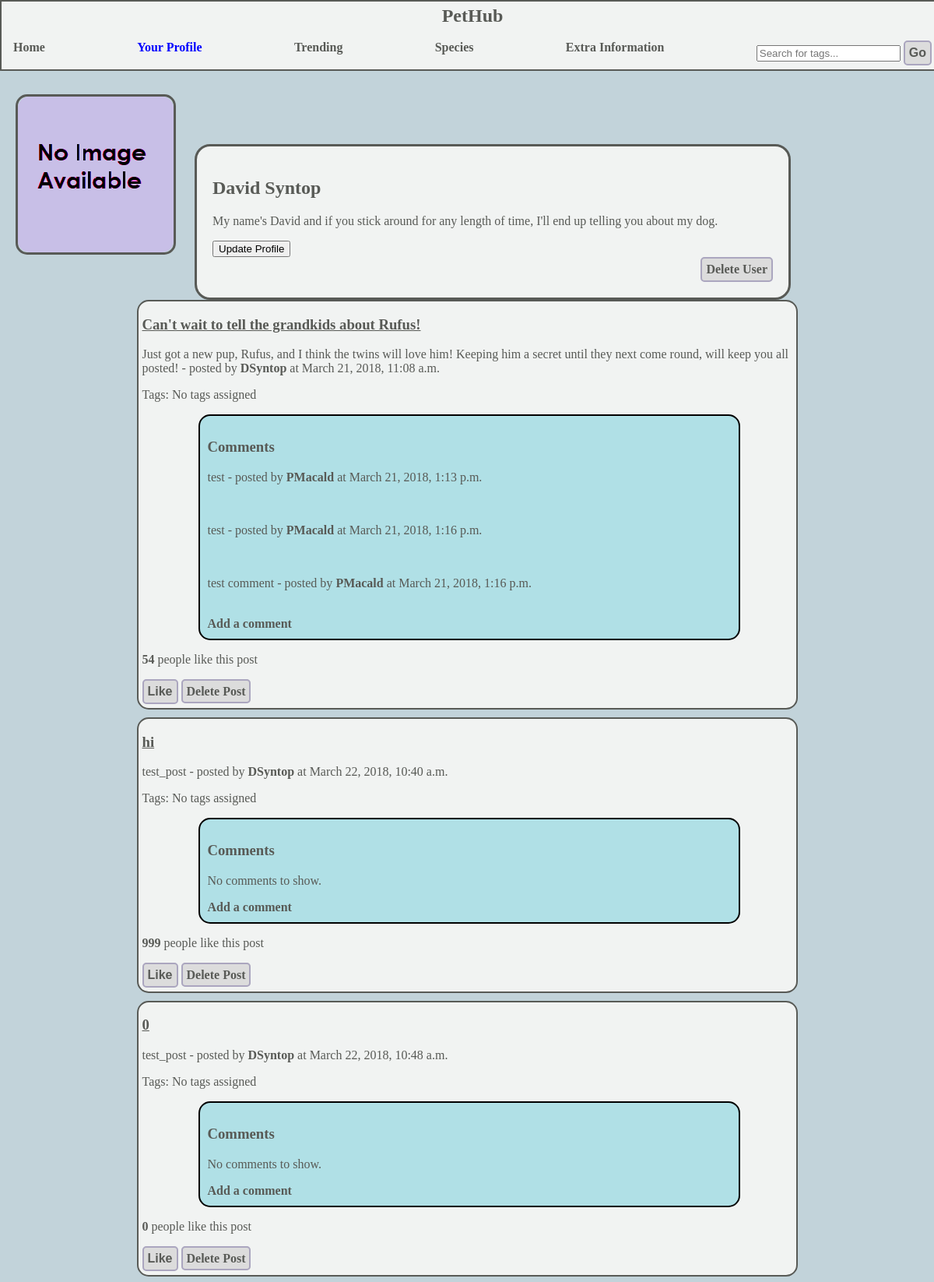
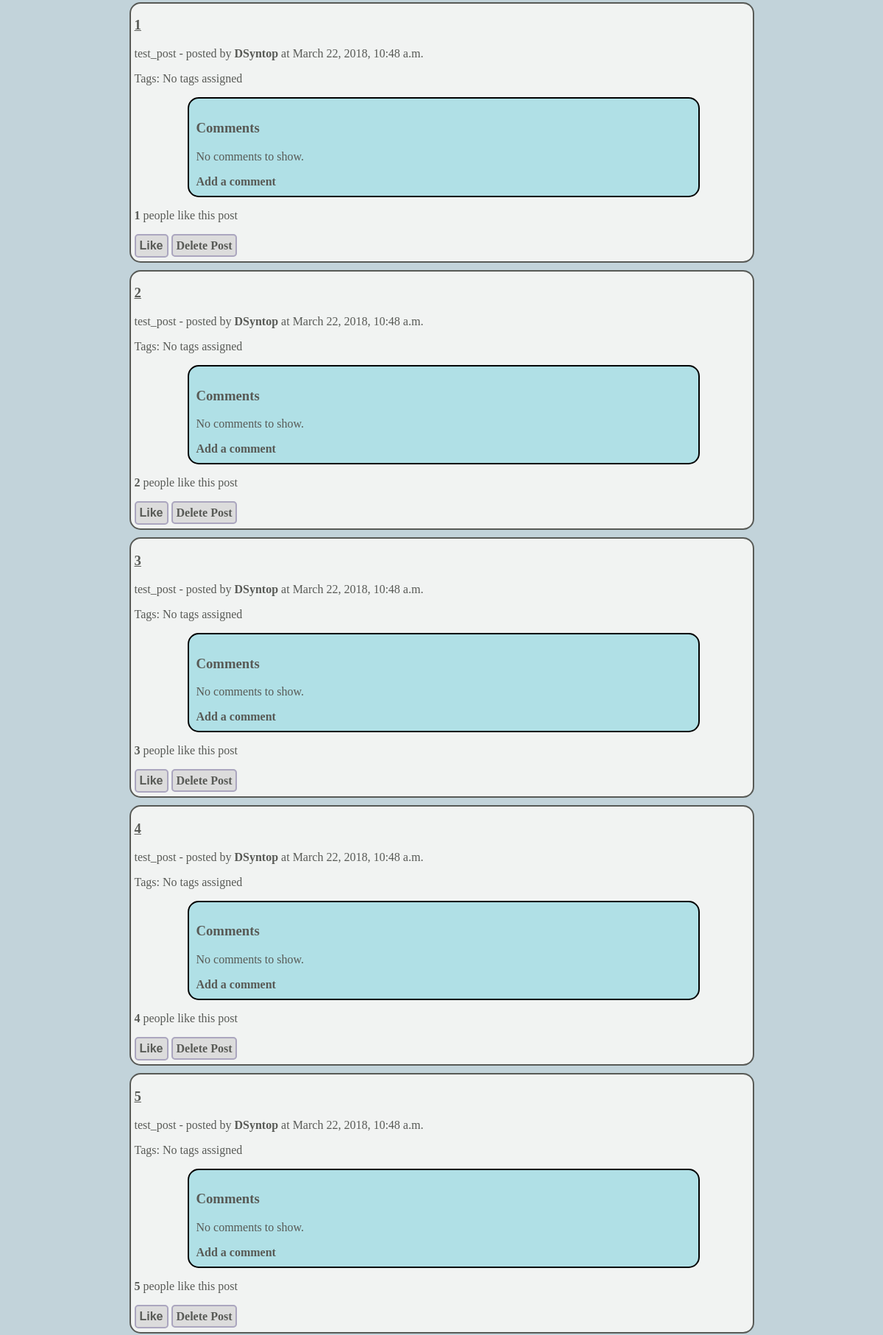
The page /pethub/user/DSyntop (signed in, upper part) on the database its author committed (2 pictures, top to bottom).
### pethub/models.py (models this page shows, shortened)
class UserProfile(models.Model):
    user = models.OneToOneField(User)
    bio = models.CharField(max_length=300,default="",blank=True)
    userPicture = models.ImageField(upload_to='user_images',blank=True)

class Post(models.Model):
    title = models.CharField(max_length=100, default="")
    likes = models.IntegerField(default=0)
    liked_users =  models.ManyToManyField(User, related_name="liked",default=None)
    description = models.CharField(max_length=300,default="")
    picture = models.ImageField(upload_to="post_images",blank=True)
    upload_date = models.DateTimeField(auto_now_add=True)
    tags = TaggableManager(blank=True)
    user = models.ForeignKey(User, null=True)

class Comment(models.Model):
    comment_text = models.CharField(max_length=100, default="")
    upload_date = models.DateTimeField(auto_now_add=True)
    user = models.ForeignKey(User, null=True)
    post = models.ForeignKey(Post, null=True, related_name = "comments")

### pethub/views.py (the view)
@login_required
def user_profile(request, username):
    user = User.objects.get(username=username)
    userProfile = UserProfile.objects.get_or_create(user=user)[0]
    userPosts = Post.objects.filter(user=user)
    post_list = paginate(userPosts, request)
    context_dict = {'user' : user,
                    'userProfile' : userProfile,
                    'post_list' : userPosts}
    return render(request, 'pethub/user.html', context_dict)

### pethub/views.py (called while the page is built)
def paginate(posts, request):
    paginator = Paginator(posts,20)
    page = request.GET.get('page')
    try:
        post_list = paginator.page(page)
    except PageNotAnInteger:
        post_list = paginator.page(1)
    except EmptyPage:
        post_list = paginator.page(paginator.num_pages)
    return post_list

### templates/pethub/user.html (shortened to what this page needs)
{% extends "pethub/base.html" %}
{% load staticfiles %}
{% block body_block %}
<div id="mainBody">
	<div id="user_info">
	<div id="photoFrame">
		{% if user.userprofile.userPicture %}
		<img width="200" height="200" src="{{ MEDIA_URL }}{{userProfile.userPicture}}" alt="{{user.username}}'s profile picture"/>
		{% else %}
		<img width="200" height="200" src="{% static 'images/user_profile/NoImageAvailable.png' %}" alt="{{user.username}}'s profile picture"/>
		{% endif %}
	</div>
	<div id="infoFrame">
		<h2>{{user.first_name}} {{user.last_name}}</h2>
		<p>{{userProfile.bio}}</p>
		{% if user == request.user %}
		<div>
			<form action="{% url 'update-user' %}">
				<input type="submit" value="Update Profile" class="equidistant"/>
			</form>
			<a  id="user_deletion_button" class="button_link" href="{% url 'confirm_user_deletion' user.id %}">Delete User</a>
		</div>
		{% endif %}
	</div>
	</div>
{% endblock %}

### templates/pethub/base.html (shortened to what this page needs)
<!DOCTYPE html>
{% load staticfiles %}
<html>
	<head>
			<link rel="stylesheet" type="text/css" href="{% static 'css/styles.css' %}" />
		</head>
		<body>
			<div id="navbar">
				<a href="{% url 'index' %}">
						<h2>PetHub</h2>
				</a>
				<div id="navbarLinks">
					<div>
						<a href="{% url 'index'%}">Home</a>
					</div>
					<div>
					{% if user.is_authenticated %}
						<a href="{% url 'user_profile' %}{{ request.user.username }}">Your Profile</a>
					{% else %}
						<a href="{% url 'login'%}">Log in/Register</a>
					{% endif %}
					</div>
					<div>
						<a href="{% url 'trending'%}">Trending</a>
					</div>
					<div>
						<a href="{% url 'species'%}">Species</a>
					</div>
					<div>
						<a href="{% url 'extra-information'%}">Extra Information</a>
					</div>
					<div>
					<form type="GET" action="{% url 'search' %}">
					  <input placeholder="Search for tags..." type="text" name="search_term">
					  <button id="search_submit" type="submit" >Go</button>
					</form>
				</div>
				</div>
			</div>
	<div class="main">
	{% block body_block %}
	{% endblock %}
	{% if post_list %}
		{% for post in post_list %}
			<div class="post_container">
				<div class="post_title">
					<h3>{{post.title}}</h3>
				</div>
			<div class="post_description"/>
				<p>{{post.description}} - posted by <a href="{% url 'user_profile' %}{{ post.user.username }}">{{post.user.username}}</a> at {{post.upload_date}}</p>
			</div>
			<div class="post_tags">
				<p>Tags:
								{% if not post.tags.all %}
									No tags assigned
								{% else %}
									{% for tag in post.tags.all %}
											{{ tag.name }}
									{% endfor %}
								{% endif %}
				</p>
			</div>
					<div class="comments_container">
					<h3>Comments</h3>
						{% if post.comments.all %}
							{% for comment in post.comments.all %}
								<p>{{comment.comment_text}} - posted by <a href="{% url 'user_profile' %}{{ comment.user.username }}">{{comment.user.username}}</a> at {{comment.upload_date}}</p></br>
							{% endfor %}
						{% else %}
							<p>No comments to show.</p>
						{% endif %}
						<a href="{% url 'add_comment' %}{{ post.id }}">Add a comment</a>
					</div>
					<div class="post_likes">
						<p>
							<strong class="like_count" data-postid="{{post.id}}">{{post.likes}}</strong> people like this post
						</p>
					</div>
						{% if user.is_authenticated %}
							<button class="likes-button" data-postid="{{post.id}}"
																	class="btn btn-primary btn-sm" type="button">Like</button>
						{% endif %}
						{% if request.user == post.user %}
							<a id="delete_link" class="button_link" href="{% url 'delete_post' post.id %}">Delete Post</a>
						{% endif %}
					</div>
		{% endfor %}
	{% endif %}
		</body>
	</html>

### static/css/styles.css (style rules this page uses)
body { background-color: #C2D3DA; margin: 0; }
#navbar { background-color: #F1F3F2; width: 100%; margin: 0 auto; border-style: solid; border-width: 2px; border-color: #585A56; position: relative; padding: 5px; }
p { font-family: Verdana; font-size: 16; color: #585A56; }
h2 { font-family: Verdana; color: #585A56; }
h3 { font-family: Verdana; color: #585A56; }
#navbar h2 { text-align: center; font-family: Verdana; margin: 0; color: #585A56; }
#navbarLinks { display: flex; justify-content: space-between; padding-left: 10px; padding-right: 10px; }
.main { margin-top: 30px; }
a { font-family: Verdana; font-size: 20; text-decoration: none; color: #585A56; font-weight: bolder; }
a.activePage { color: blue; }
#photoFrame { border-style: solid; border-width: 3px; border-radius: 15px; border-color: #585A56; margin-left: 20px; margin-right: 20px; width: 200px; height: 200px; display: inline-block; }
#photoFrame img { width: 200px; height: 200px; border-radius: 15px; }
#infoFrame { border-style: solid; border-width: 3px; border-color: #585A56; background-color: #F1F3F2; width: 60%; display: inline-block; padding: 20px; border-radius: 20px; }
#infoFrame h2 { font-size: 22; font-weight: bold; color: #585A56; }
.post_container { position: relative; width: 70%; border-style: solid; border-width: 2px; border-color: #585A56; margin: 0 auto; padding-left: 5px; padding-bottom: 5px; margin-bottom: 10px; border-radius: 15px; background-color: #F1F3F2; }
.post_title h3 { text-decoration: underline; color: #585A56; }
.post_description { font-family: Verdana; font-size: 16; color: #585A56; }
.post_tags { font-size: 14; font-family: Verdana; color: #585A56; }
.comments_container { width: 80%; background-color: #b0e0e6; border-style: solid; border-width: 2px; border-radius: 15px; margin: 0 auto; padding: 10px; }
.button_link { border-color: #ABA6BF; border-style: solid; border-width: 2px; border-radius: 5px; padding: 5px; background-color: #DCDCDC; }
button { border-color: #ABA6BF; border-style: solid; border-width: 2px; border-radius: 5px; padding: 5px; background-color: #DCDCDC; text-align: centre; color: #585A56; font-size: 16px; font-weight: bolder; }
#user_deletion_button { float: right; }

### rows shown on the page
UserProfile: bio "My name's David and if you stick around for any length of time, I'll end up telling you about my dog."
Post: title "Can't wait to tell the grandkids about Rufus!", description "Just got a new pup, Rufus, and I think the twins will love him! Keeping him a secret until they next come round, will keep you all posted!", user.username "DSyntop", upload_date "March 21, 2018, 11:08 a.m.", shows "No tags assigned", likes "54", shows "Delete Post"
Comment: comment_text "test", user.username "PMacald", upload_date "March 21, 2018, 1:13 p.m."
Comment: comment_text "test", user.username "PMacald", upload_date "March 21, 2018, 1:16 p.m."
Comment: comment_text "test comment", user.username "PMacald", upload_date "March 21, 2018, 1:16 p.m."
Post: title "hi", description "test_post", user.username "DSyntop", upload_date "March 22, 2018, 10:40 a.m.", shows "No tags assigned", shows "No comments to show.", likes "999", shows "Delete Post"
Post: title "0", description "test_post", user.username "DSyntop", upload_date "March 22, 2018, 10:48 a.m.", shows "No tags assigned", shows "No comments to show.", likes "0", shows "Delete Post"
Post: title "1", description "test_post", user.username "DSyntop", upload_date "March 22, 2018, 10:48 a.m.", shows "No tags assigned", shows "No comments to show.", likes "1", shows "Delete Post"
Post: title "2", description "test_post", user.username "DSyntop", upload_date "March 22, 2018, 10:48 a.m.", shows "No tags assigned", shows "No comments to show.", likes "2", shows "Delete Post"
Post: title "3", description "test_post", user.username "DSyntop", upload_date "March 22, 2018, 10:48 a.m.", shows "No tags assigned", shows "No comments to show.", likes "3", shows "Delete Post"
Post: title "4", description "test_post", user.username "DSyntop", upload_date "March 22, 2018, 10:48 a.m.", shows "No tags assigned", shows "No comments to show.", likes "4", shows "Delete Post"
Post: title "5", description "test_post", user.username "DSyntop", upload_date "March 22, 2018, 10:48 a.m.", shows "No tags assigned", shows "No comments to show.", likes "5", shows "Delete Post"

### other values the page prints
{{ user.first_name }} "David"
{{ user.last_name }} "Syntop"
